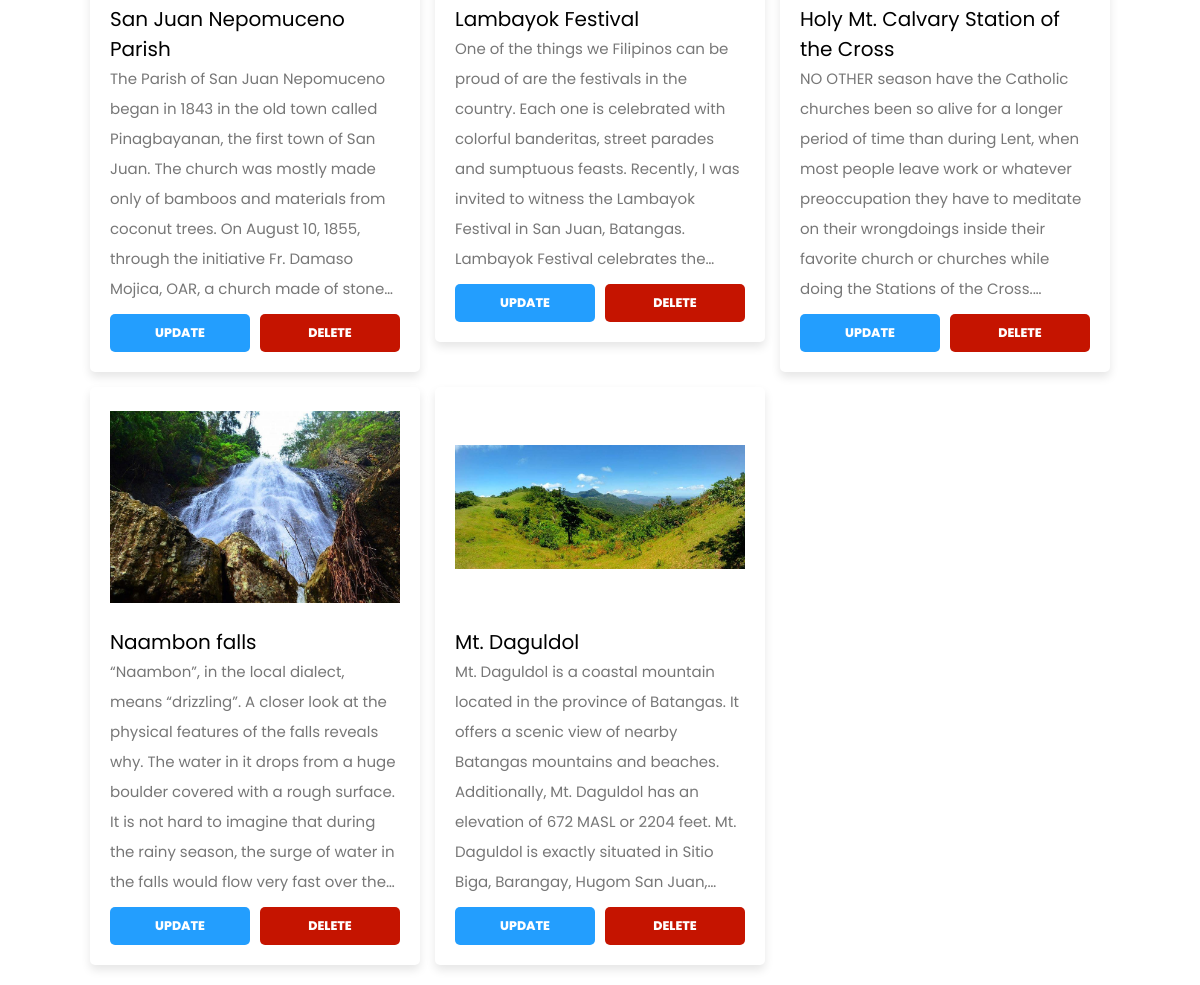
Page /admin/at-content.php (signed in, lower part) on the earlier database version.
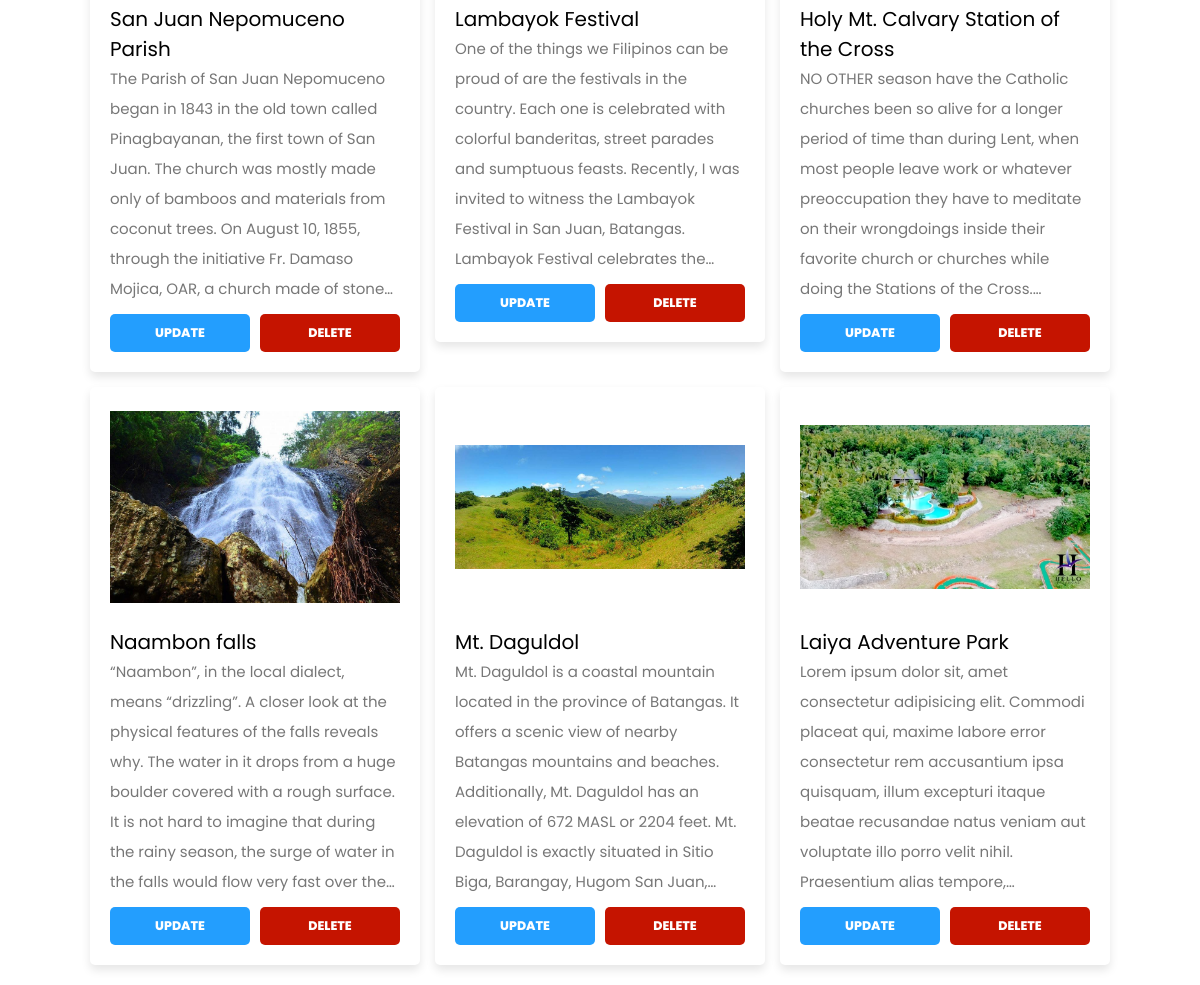
Same page on the later database version.
### tables this page shows
CREATE TABLE `attractions` (
  `id` int(11) NOT NULL,
  `place_name` varchar(100) NOT NULL,
  `location` varchar(100) NOT NULL,
  `details` varchar(1000) NOT NULL,
  `fb_link` varchar(300) NOT NULL,
  `ig_link` varchar(50) NOT NULL,
  `web_link` varchar(100) NOT NULL,
  `gmail_link1` varchar(100) NOT NULL,
  `gmail_link2` varchar(100) NOT NULL,
  `phone_link1` varchar(20) NOT NULL,
  `phone_link2` varchar(20) NOT NULL,
  `map_link` varchar(100) NOT NULL,
  `embedded_map` varchar(1000) NOT NULL,
  `img1` varchar(100) NOT NULL,
  `img2` varchar(100) NOT NULL,
  `img3` varchar(100) NOT NULL,
  `img4` varchar(100) NOT NULL,
  `img5` varchar(100) NOT NULL,
  `views` int(50) NOT NULL,
  `search` varchar(1500) NOT NULL
);

### admin/at-content.php (the view, shortened to what this page needs)
<?php
include '../components/connect.php';
?>
<!DOCTYPE html>
<html lang="en">
<head>
   <link rel="stylesheet" href="https://cdnjs.cloudflare.com/ajax/libs/font-awesome/6.1.1/css/all.min.css">
   <link rel="stylesheet" href="../css/admin_style.css">
</head>
<body>
<section class="show-products">
   <div class="box-container">
   <?php
      $select_contents = $conn->prepare("SELECT * FROM `attractions`");
      $select_contents->execute();
      if($select_contents->rowCount() > 0){
         while($fetch_contents = $select_contents->fetch(PDO::FETCH_ASSOC)){
   ?>
   <div class="box">
      <img src="../img/tourist/<?= $fetch_contents['img1']; ?>" alt="">
      <div class="name"><?= $fetch_contents['place_name']; ?></div>
      <div class="details"><span><?= $fetch_contents['details']; ?></span></div>
      <div class="flex-btn">
         <a href="at-update.php?update=<?= $fetch_contents['id']; ?>" class="option-btn">update</a>
         <a href="at-content.php?delete=<?= $fetch_contents['id']; ?>" class="delete-btn" onclick="return confirm('delete this content?');">delete</a>
      </div>
   </div>
   <?php
         }
      }else{
         echo '<p class="empty">no contents added yet!</p>';
      }
   ?>
   </div>
</section>
</body>
</html>

Differences in the rows shown:
added attractions: img1 (picture), place_name "Laiya Adventure Park", details "Lorem ipsum dolor sit, amet consectetur adipisicing elit. Commodi placeat qui, maxime labore error consectetur rem accusantium ipsa quisquam, illum excepturi itaque beatae recusandae natus veniam aut voluptate illo porro velit nihil. Praesentium alias…"
